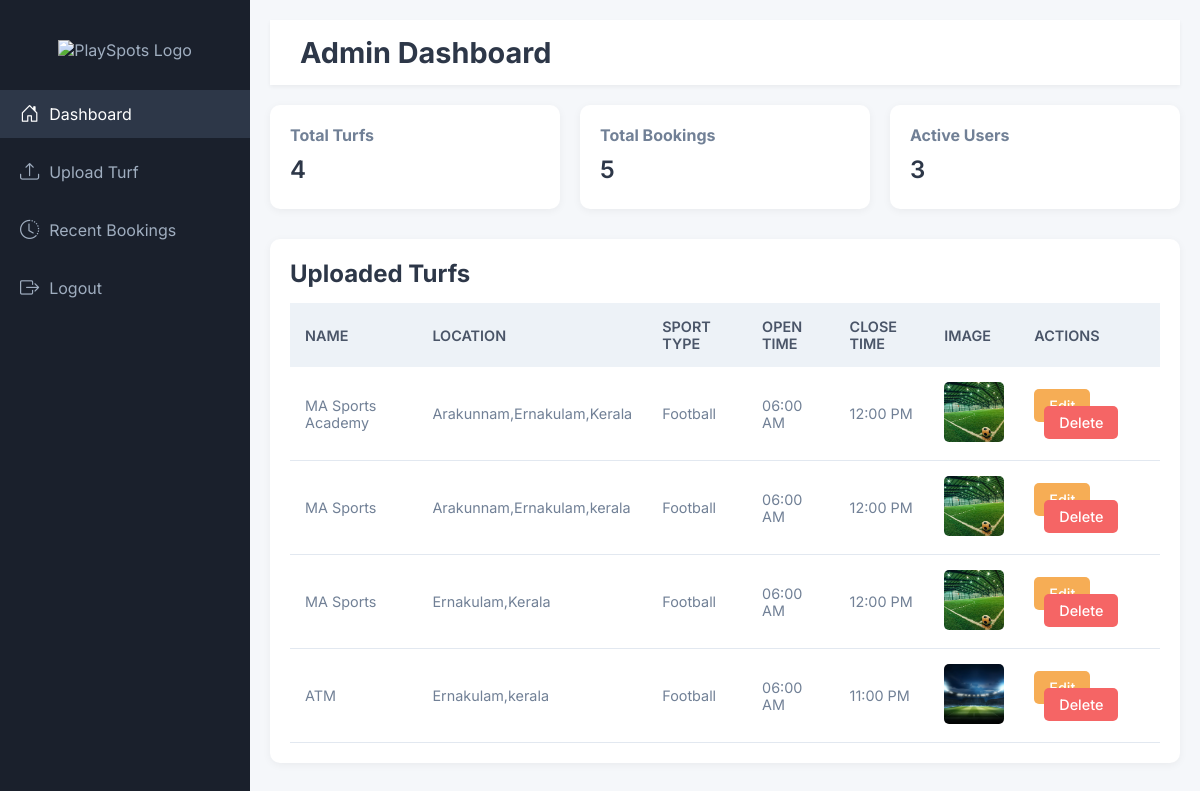
The page /adminindex on the database as committed earlier.
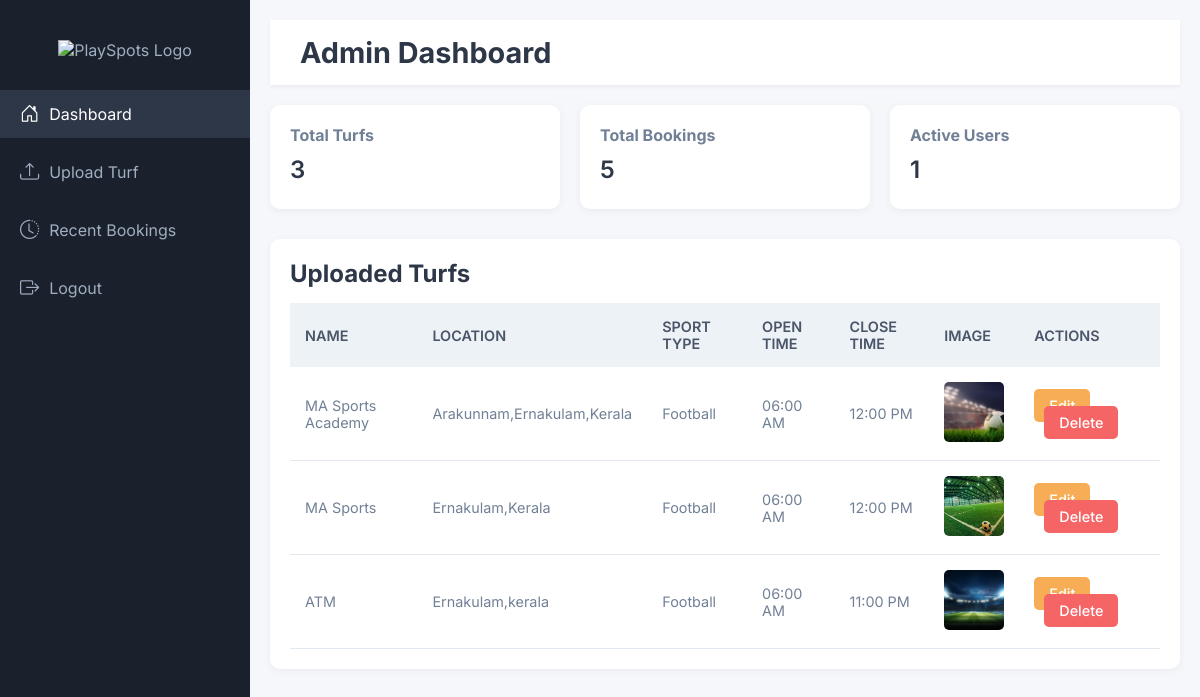
The same page on the database as committed later.
### turf_app/models.py (models this page shows, shortened)
class Turf(models.Model):
    name = models.CharField(max_length=255)
    location = models.CharField(max_length=255)
    images = models.ImageField(upload_to='turf_images/')
    sport_types = models.CharField(max_length=100, choices=[('Football', 'Football'), ('Cricket', 'Cricket')])
    open_time = models.TimeField()
    close_time = models.TimeField()

### turf_app/views.py (the view)
# urls.py: path('adminindex', views.admin_index, name='admin_index'),
def admin_index(request):
    bookings = Booking.objects.select_related('slot').order_by('-slot__date')[:5]  # Sort by Slot's date field
    turfs = Turf.objects.all()  # Get all turfs
    active_users = User.objects.filter(booking__isnull=False).distinct().count()
    context = {
        'bookings': bookings,
        'turfs': turfs,
        'active_users': active_users,  # Add active users to context
    }
    return render(request, 'adminindex.html', context)

### templates/adminindex.html (shortened to what the changed rows need)
{% load static %}
<!DOCTYPE html>
<html lang="en">
<head>
    <link rel="stylesheet" href="{% static 'css/adminindex.css' %}">
    <link rel="stylesheet" href="https://cdn.jsdelivr.net/npm/bootstrap-icons@1.11.3/font/bootstrap-icons.min.css">
</head>
<body>
    <div class="container">
        <main class="main-content">
            <header class="header">
                <div class="header-left">
                    <h1>Admin Dashboard</h1>
                </div>
            </header>
            <section class="dashboard-content">
                <div class="stats-cards">
                    <div class="card">
                        <h3>Total Turfs</h3>
                        <p>{{ turfs|length }}</p>
                    </div>
                    <div class="card">
                        <h3>Active Users</h3>
                        <p>{{ active_users }}</p>
                    </div>
                </div>
                <div class="table-section">
                    <h2>Uploaded Turfs</h2>
                    <table>
                        <thead>
                            <tr>
                                <th>Name</th>
                                <th>Location</th>
                                <th>Sport Type</th>
                                <th>Open Time</th>
                                <th>Close Time</th>
                                <th>Image</th>
                                <th>Actions</th>
                            </tr>
                        </thead>
                        <tbody>
                            {% for turf in turfs %}
                            <tr>
                                <td>{{ turf.name }}</td>
                                <td>{{ turf.location }}</td>
                                <td>{{ turf.sport_types }}</td>
                                <td>{{ turf.open_time|time:"h:i A" }}</td>
                                <td>{{ turf.close_time|time:"h:i A" }}</td>
                                <td>
                                    {% if turf.images %}
                                        <img src="{{ turf.images.url }}" alt="Turf Image">
                                    {% else %}
                                        No Image
                                    {% endif %}
                                </td>
                                <td>
                                    <a href="{% url 'edit_turf' turf.id %}" class="btn btn-edit">Edit</a>
                                    <a href="{% url 'delete_turf' turf.id %}" class="btn btn-delete" onclick="return confirm('Are you sure you want to delete this turf?');">Delete</a>
                                </td>
                            </tr>
                            {% endfor %}
                        </tbody>
                    </table>
                </div>
            </section>
        </main>
    </div>
</body>
</html>

Rows that differ between the two databases and show on the page:
removed Turf: name "MA Sports", location "Arakunnam,Ernakulam,kerala", sport_types "Football", open_time "06:00 AM", close_time "12:00 PM", images (picture)
changed Turf "MA Sports Academy": images: a different picture
Other text that changed with them:
{{ turfs|length }}: "4" → "3"
{{ active_users }}: "3" → "1"
